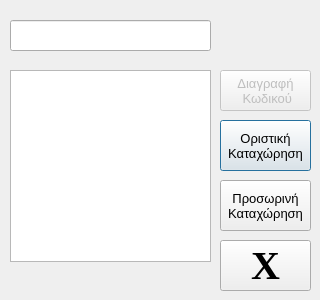
<?xml version="1.0" encoding="UTF-8"?>
<ui version="4.0">
 <class>fortosi_new_1_1Class</class>
 <widget class="QDialog" name="fortosi_new_1_1Class">
  <property name="geometry">
   <rect>
    <x>0</x>
    <y>0</y>
    <width>320</width>
    <height>300</height>
   </rect>
  </property>
  <property name="windowTitle">
   <string>Νέα Φόρτωση κατά συρροή</string>
  </property>
  <widget class="QTableWidget" name="tableWidget">
   <property name="geometry">
    <rect>
     <x>10</x>
     <y>70</y>
     <width>201</width>
     <height>192</height>
    </rect>
   </property>
   <attribute name="horizontalHeaderVisible">
    <bool>false</bool>
   </attribute>
   <attribute name="verticalHeaderVisible">
    <bool>false</bool>
   </attribute>
   <attribute name="verticalHeaderVisible">
    <bool>false</bool>
   </attribute>
   <attribute name="horizontalHeaderVisible">
    <bool>false</bool>
   </attribute>
  </widget>
  <widget class="QLineEdit" name="lineEdit">
   <property name="geometry">
    <rect>
     <x>10</x>
     <y>20</y>
     <width>201</width>
     <height>31</height>
    </rect>
   </property>
  </widget>
  <widget class="QPushButton" name="finalPush">
   <property name="geometry">
    <rect>
     <x>220</x>
     <y>120</y>
     <width>91</width>
     <height>51</height>
    </rect>
   </property>
   <property name="font">
    <font>
     <family>Ubuntu</family>
     <pointsize>10</pointsize>
     <weight>50</weight>
     <bold>false</bold>
    </font>
   </property>
   <property name="text">
    <string>Οριστική
Καταχώρηση</string>
   </property>
  </widget>
  <widget class="QPushButton" name="back">
   <property name="geometry">
    <rect>
     <x>220</x>
     <y>240</y>
     <width>91</width>
     <height>51</height>
    </rect>
   </property>
   <property name="font">
    <font>
     <family>Times New Roman</family>
     <pointsize>30</pointsize>
     <weight>75</weight>
     <bold>true</bold>
    </font>
   </property>
   <property name="text">
    <string>X</string>
   </property>
  </widget>
  <widget class="QPushButton" name="pushdelrow">
   <property name="enabled">
    <bool>false</bool>
   </property>
   <property name="geometry">
    <rect>
     <x>220</x>
     <y>70</y>
     <width>91</width>
     <height>41</height>
    </rect>
   </property>
   <property name="font">
    <font>
     <pointsize>10</pointsize>
     <weight>50</weight>
     <bold>false</bold>
    </font>
   </property>
   <property name="text">
    <string>Διαγραφή 
 Κωδικού</string>
   </property>
  </widget>
  <widget class="QLabel" name="labelWeight">
   <property name="geometry">
    <rect>
     <x>230</x>
     <y>15</y>
     <width>81</width>
     <height>41</height>
    </rect>
   </property>
   <property name="font">
    <font>
     <pointsize>20</pointsize>
     <weight>75</weight>
     <bold>true</bold>
    </font>
   </property>
   <property name="text">
    <string/>
   </property>
  </widget>
  <widget class="QPushButton" name="devPush">
   <property name="geometry">
    <rect>
     <x>220</x>
     <y>180</y>
     <width>91</width>
     <height>51</height>
    </rect>
   </property>
   <property name="font">
    <font>
     <family>Ubuntu</family>
     <pointsize>10</pointsize>
     <weight>50</weight>
     <bold>false</bold>
    </font>
   </property>
   <property name="text">
    <string>Προσωρινή
Καταχώρηση</string>
   </property>
  </widget>
 </widget>
 <layoutdefault spacing="6" margin="11"/>
 <resources/>
 <connections/>
</ui>
